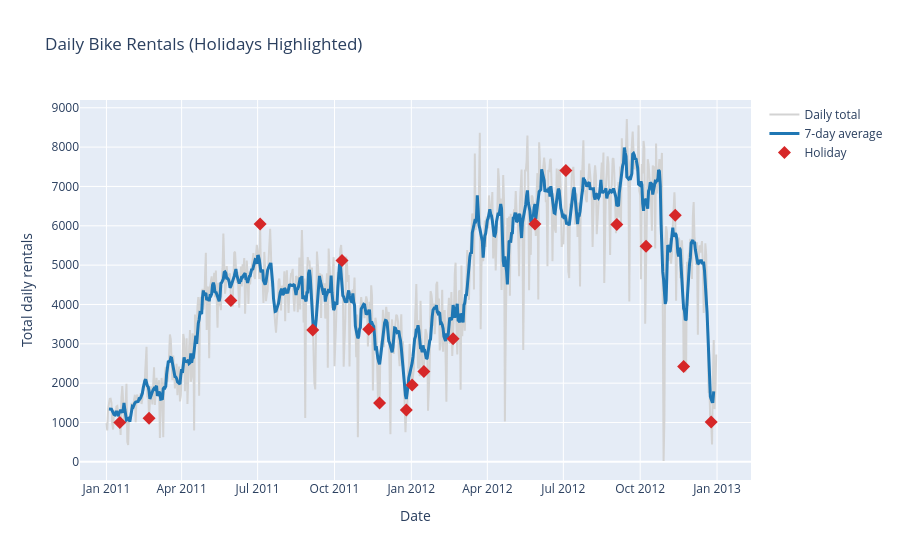

Source (notebook cell):
### Code cell
import pandas as pd
import plotly.express as px

bikes = pd.read_csv("hour.csv")
holidays = pd.read_csv("us_federal_holidays_2011_2012.csv", encoding="utf-8-sig")

# Convert to actual dates
bikes["dteday"] = pd.to_datetime(bikes["dteday"])
holidays["date"] = pd.to_datetime(holidays["date"], format="%d/%m/%Y")

# Drop the duplicates
holidays = (
    holidays[["date", "holiday"]]
    .rename(columns={"holiday": "holiday_name"})
    .drop_duplicates(subset=["date"])
)

# Join statment
bikes = bikes.merge(
    holidays,
    left_on="dteday",
    right_on="date",
    how="left",
    validate="many_to_one"
)

bikes["day_type"] = bikes["holiday_name"].notna().map({
    True: "Holiday",
    False: "Non-holiday"
})

daily = bikes.groupby(
    ["dteday", "day_type", "holiday_name"],
    dropna=False
).agg(
    daily_rentals=("cnt", "sum")
).reset_index()


# print(daily.head())
# print(daily["day_type"].value_counts())

# ------- We should put graphs after here -------

daily = daily.sort_values("dteday")
daily["rolling_7d"] = daily["daily_rentals"].rolling(7, center=True).mean()

fig2 = px.line(
    daily,
    x="dteday",
    y="daily_rentals",
    title="Daily Bike Rentals (Holidays Highlighted)",
    labels={"dteday": "Date", "daily_rentals": "Total daily rentals"},
)
fig2.update_traces(line=dict(color="lightgrey"), name="Daily total", showlegend=True)

# 7-day rolling average
fig2.add_scatter(
    x=daily["dteday"], y=daily["rolling_7d"],
    mode="lines", name="7-day average",
    line=dict(color="#1f77b4", width=3),
)

# Holiday markers with names on hover
hol = daily[daily["day_type"] == "Holiday"]
fig2.add_scatter(
    x=hol["dteday"], y=hol["daily_rentals"],
    mode="markers", name="Holiday",
    marker=dict(color="#d62728", size=10, symbol="diamond"),
    text=hol["holiday_name"],
    hovertemplate="%{text}<br>%{x|%d %b %Y}<br>%{y:,} rentals<extra></extra>",
)
fig2.show()

### Figure 1 — Plotly figure (JSON) as saved in the notebook; plotly's stock layout.template omitted (floating-point values rounded to 4 significant figures; data arrays with more than 128 entries replaced by an {"elided": "..."} marker saying what was removed)
{"data": [{"hovertemplate": "Date=%{x}<br>Total daily rentals=%{y}<extra></extra>", "legendgroup": "", "line": {"color": "lightgrey", "dash": "solid"}, "marker": {"symbol": "circle"}, "mode": "lines", "name": "Daily total", "orientation": "v", "showlegend": true, "type": "scatter", "x": {"elided": "731 str values"}, "xaxis": "x", "y": {"elided": "731 int values"}, "yaxis": "y"}, {"line": {"color": "#1f77b4", "width": 3}, "mode": "lines", "name": "7-day average", "type": "scatter", "x": {"elided": "731 str values"}, "y": {"elided": "731 float values"}}, {"hovertemplate": "%{text}<br>%{x|%d %b %Y}<br>%{y:,} rentals<extra></extra>", "marker": {"color": "#d62728", "size": 10, "symbol": "diamond"}, "mode": "markers", "name": "Holiday", "text": ["Birthday of Martin Luther King, Jr.", "Washington's Birthday", "Memorial Day", "Independence Day", "Labor Day", "Columbus Day", "Veterans Day", "Thanksgiving Day", "Christmas Day", "New Year's Day", "Birthday of Martin Luther King, Jr.", "Washington's Birthday", "Memorial Day", "Independence Day", "Labor Day", "Columbus Day", "Veterans Day", "Thanksgiving Day", "Christmas Day"], "type": "scatter", "x": ["2011-01-17T00:00:00.000000", "2011-02-21T00:00:00.000000", "2011-05-30T00:00:00.000000", "2011-07-04T00:00:00.000000", "2011-09-05T00:00:00.000000", "2011-10-10T00:00:00.000000", "2011-11-11T00:00:00.000000", "2011-11-24T00:00:00.000000", "2011-12-26T00:00:00.000000", "2012-01-02T00:00:00.000000", "2012-01-16T00:00:00.000000", "2012-02-20T00:00:00.000000", "2012-05-28T00:00:00.000000", "2012-07-04T00:00:00.000000", "2012-09-03T00:00:00.000000", "2012-10-08T00:00:00.000000", "2012-11-12T00:00:00.000000", "2012-11-22T00:00:00.000000", "2012-12-25T00:00:00.000000"], "y": [1000, 1107, 4098, 6043, 3351, 5117, 3368, 1495, 1317, 1951, 2298, 3129, 6043, 7403, 6034, 5478, 6269, 2425, 1013]}], "layout": {"legend": {"tracegroupgap": 0}, "title": {"text": "Daily Bike Rentals (Holidays Highlighted)"}, "xaxis": {"anchor": "y", "domain": [0, 1], "title": {"text": "Date"}}, "yaxis": {"anchor": "x", "domain": [0, 1], "title": {"text": "Total daily rentals"}}}}
